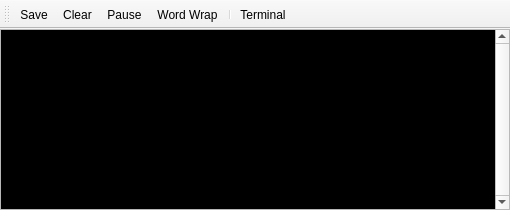
<?xml version="1.0" encoding="UTF-8"?>
<ui version="4.0">
 <class>ConsoleWindow</class>
 <widget class="QMainWindow" name="ConsoleWindow">
  <property name="geometry">
   <rect>
    <x>0</x>
    <y>0</y>
    <width>510</width>
    <height>210</height>
   </rect>
  </property>
  <property name="windowTitle">
   <string>Console</string>
  </property>
  <widget class="QWidget" name="centralwidget">
   <layout class="QVBoxLayout" name="verticalLayout">
    <property name="spacing">
     <number>0</number>
    </property>
    <property name="margin">
     <number>0</number>
    </property>
    <item>
     <widget class="QPlainTextEdit" name="plainTextEdit">
      <property name="palette">
       <palette>
        <active>
         <colorrole role="Text">
          <brush brushstyle="SolidPattern">
           <color alpha="255">
            <red>192</red>
            <green>192</green>
            <blue>192</blue>
           </color>
          </brush>
         </colorrole>
         <colorrole role="Base">
          <brush brushstyle="SolidPattern">
           <color alpha="255">
            <red>0</red>
            <green>0</green>
            <blue>0</blue>
           </color>
          </brush>
         </colorrole>
        </active>
        <inactive>
         <colorrole role="Text">
          <brush brushstyle="SolidPattern">
           <color alpha="255">
            <red>192</red>
            <green>192</green>
            <blue>192</blue>
           </color>
          </brush>
         </colorrole>
         <colorrole role="Base">
          <brush brushstyle="SolidPattern">
           <color alpha="255">
            <red>0</red>
            <green>0</green>
            <blue>0</blue>
           </color>
          </brush>
         </colorrole>
        </inactive>
        <disabled>
         <colorrole role="Text">
          <brush brushstyle="SolidPattern">
           <color alpha="255">
            <red>120</red>
            <green>120</green>
            <blue>120</blue>
           </color>
          </brush>
         </colorrole>
         <colorrole role="Base">
          <brush brushstyle="SolidPattern">
           <color alpha="255">
            <red>240</red>
            <green>240</green>
            <blue>240</blue>
           </color>
          </brush>
         </colorrole>
        </disabled>
       </palette>
      </property>
      <property name="font">
       <font>
        <family>Lucida Console</family>
        <pointsize>9</pointsize>
       </font>
      </property>
      <property name="verticalScrollBarPolicy">
       <enum>Qt::ScrollBarAlwaysOn</enum>
      </property>
      <property name="lineWrapMode">
       <enum>QPlainTextEdit::NoWrap</enum>
      </property>
      <property name="textInteractionFlags">
       <set>Qt::LinksAccessibleByKeyboard|Qt::LinksAccessibleByMouse|Qt::TextBrowserInteraction|Qt::TextSelectableByKeyboard|Qt::TextSelectableByMouse</set>
      </property>
     </widget>
    </item>
   </layout>
  </widget>
  <widget class="QToolBar" name="toolBar">
   <property name="windowTitle">
    <string>toolBar</string>
   </property>
   <attribute name="toolBarArea">
    <enum>TopToolBarArea</enum>
   </attribute>
   <attribute name="toolBarBreak">
    <bool>false</bool>
   </attribute>
   <addaction name="action_save"/>
   <addaction name="action_clear"/>
   <addaction name="action_pause"/>
   <addaction name="action_wrap"/>
   <addaction name="separator"/>
   <addaction name="action_terminal"/>
  </widget>
  <action name="action_save">
   <property name="icon">
    <iconset>
     <normaloff>../Images/save.png</normaloff>../Images/save.png</iconset>
   </property>
   <property name="text">
    <string>&amp;Save</string>
   </property>
  </action>
  <action name="action_clear">
   <property name="icon">
    <iconset>
     <normaloff>../Images/clear.png</normaloff>../Images/clear.png</iconset>
   </property>
   <property name="text">
    <string>&amp;Clear</string>
   </property>
  </action>
  <action name="action_wrap">
   <property name="checkable">
    <bool>true</bool>
   </property>
   <property name="icon">
    <iconset>
     <normaloff>../Images/wordwrap.png</normaloff>../Images/wordwrap.png</iconset>
   </property>
   <property name="text">
    <string>&amp;Word Wrap</string>
   </property>
  </action>
  <action name="action_pause">
   <property name="checkable">
    <bool>true</bool>
   </property>
   <property name="icon">
    <iconset>
     <normaloff>../Images/pause.png</normaloff>../Images/pause.png</iconset>
   </property>
   <property name="text">
    <string>&amp;Pause</string>
   </property>
   <property name="toolTip">
    <string>Pause</string>
   </property>
  </action>
  <action name="action_terminal">
   <property name="icon">
    <iconset>
     <normaloff>../Images/application_xp_terminal.png</normaloff>../Images/application_xp_terminal.png</iconset>
   </property>
   <property name="text">
    <string>&amp;Terminal</string>
   </property>
   <property name="toolTip">
    <string>Start Terminal Program</string>
   </property>
  </action>
 </widget>
 <resources/>
 <connections/>
</ui>
